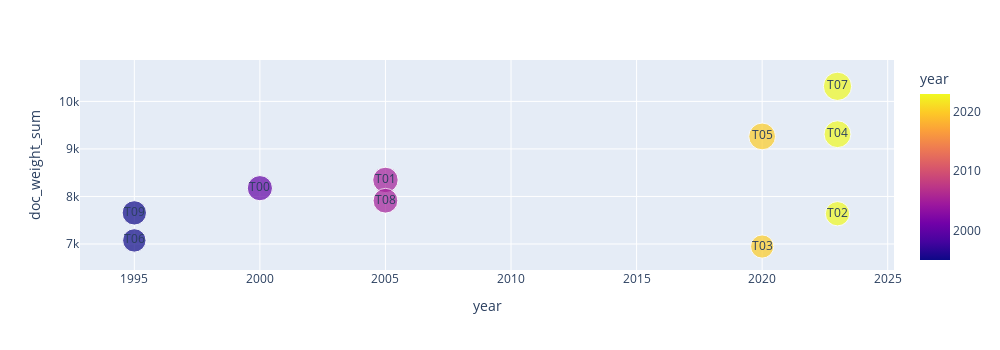

This figure's notebook cell:
### Markdown cell above
# Plotting Topics

### Code cell
px.scatter(TOPICS.reset_index(), 'year', 'doc_weight_sum',
           hover_name='label', text='topic_id',
           color='year',
           size = (TOPICS.doc_weight_sum),
           width=1000, height=350)

### Figure 1 — Plotly figure (JSON) as saved in the notebook; plotly's stock layout.template omitted (floating-point values rounded to 4 significant figures)
{"data": [{"hovertemplate": "<b>%{hovertext}</b><br><br>year=%{marker.color}<br>doc_weight_sum=%{y}<br>size=%{marker.size}<br>topic_id=%{text}<extra></extra>", "hovertext": ["T00 patients, treatment, therapy, study, results, days, toxicity", "T01 group, case, study, cases, women, patients, metastases", "T02 cell, lines, cell lines, cancer, bone, development, treatment", "T03 cancer, breast, breast cancer, lung, tumors, mg, treatment", "T04 patients, survival, months, disease, response, rate, stage", "T05 cells, cell, tumor, expression, gene, growth, protein", "T06 tumor, activity, tissue, risk, samples, size, cells", "T07 cancer, patients, years, treatment, disease, therapy, age", "T08 carcinoma, groups, lesions, treatment, dose, volume, loss", "T09 cells, expression, cancer, results, mice, treatment, levels"], "legendgroup": "", "marker": {"color": [2000, 2005, 2023, 2020, 2023, 2020, 1995, 2023, 2005, 1995], "coloraxis": "coloraxis", "size": [8175.0, 8347.0, 7637.0, 6947.0, 9310.0, 9263.0, 7075.0, 10320.0, 7910.0, 7655.0], "sizemode": "area", "sizeref": 25.79, "symbol": "circle"}, "mode": "markers+text", "name": "", "orientation": "v", "showlegend": false, "text": ["T00", "T01", "T02", "T03", "T04", "T05", "T06", "T07", "T08", "T09"], "type": "scatter", "x": [2000, 2005, 2023, 2020, 2023, 2020, 1995, 2023, 2005, 1995], "xaxis": "x", "y": [8175.0, 8347.0, 7637.0, 6947.0, 9310.0, 9263.0, 7075.0, 10320.0, 7910.0, 7655.0], "yaxis": "y"}], "layout": {"coloraxis": {"colorbar": {"title": {"text": "year"}}, "colorscale": [[0, "#0d0887"], [0.1111, "#46039f"], [0.2222, "#7201a8"], [0.3333, "#9c179e"], [0.4444, "#bd3786"], [0.5556, "#d8576b"], [0.6667, "#ed7953"], [0.7778, "#fb9f3a"], [0.8889, "#fdca26"], [1, "#f0f921"]]}, "height": 350, "legend": {"itemsizing": "constant", "tracegroupgap": 0}, "margin": {"t": 60}, "width": 1000, "xaxis": {"anchor": "y", "autorange": true, "domain": [0, 1], "range": [1993.0, 2025.0], "title": {"text": "year"}, "type": "linear"}, "yaxis": {"anchor": "x", "autorange": true, "domain": [0, 1], "range": [6453.0, 10870.0], "title": {"text": "doc_weight_sum"}, "type": "linear"}}}
